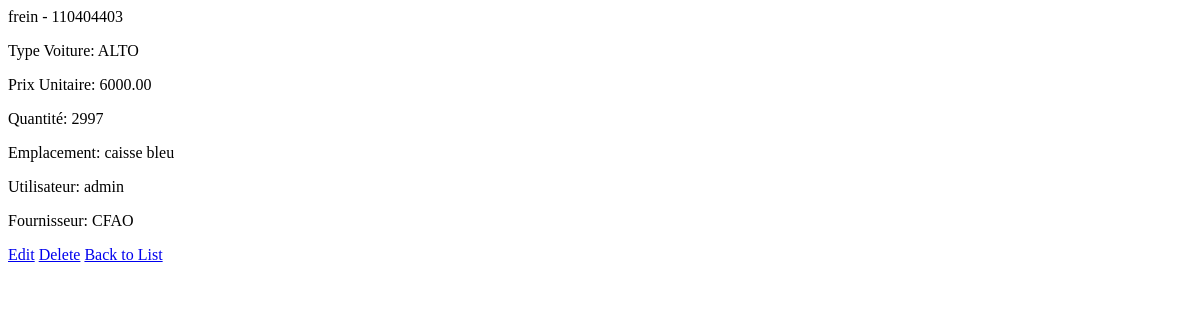
The page /stock/piece/1/ (signed in) on the database as committed earlier.
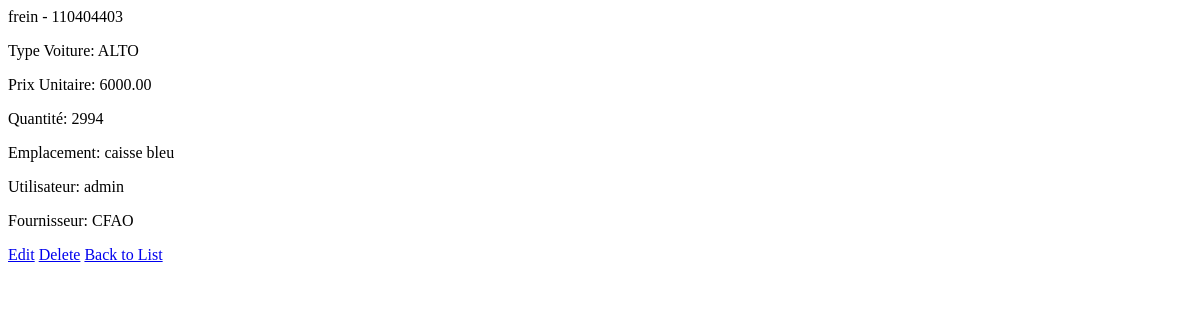
The same page on the database as committed later.
### stock/models.py (models this page shows, shortened)
class Piece(models.Model):
    type_voiture = models.ForeignKey(Categorie, on_delete=models.CASCADE)
    numero_piece = models.CharField(max_length=100)
    designation = models.CharField(max_length=255)
    prix_unitaire = models.DecimalField(max_digits=10, decimal_places=2)
    quantite = models.PositiveIntegerField()
    emplacement = models.CharField(max_length=255)
    utilisateur = models.ForeignKey(User, on_delete=models.SET_NULL, null=True)
    fournisseur = models.ForeignKey(Fournisseur, on_delete=models.SET_NULL, null=True)

class Categorie(models.Model):
    type_voiture = models.CharField(max_length=100)
    numero = models.CharField(max_length=100, unique=True)

class Fournisseur(models.Model):
    nom = models.CharField(max_length=255)
    contact = models.CharField(max_length=255, blank=True)

### stock/views.py (the view)
# urls.py: path('piece/<int:pk>/',piece_detail, name='piece_detail'),
@user_passes_test(is_admin_magasin)
def piece_detail(request, pk):
    piece = get_object_or_404(Piece, pk=pk)
    return render(request, 'piece_detail.html', {'piece': piece})

### stock/views.py (called while the page is built)
def is_admin_magasin(user):
    return user.groups.filter(name='AdminMagasin').exists()

### stock/templates/piece_detail.html
<p>{{ piece.designation }} - {{ piece.numero_piece }}</p>
<p>Type Voiture: {{ piece.type_voiture.type_voiture }}</p>
<p>Prix Unitaire: {{ piece.prix_unitaire }}</p>
<p>Quantité: {{ piece.quantite }}</p>
<p>Emplacement: {{ piece.emplacement }}</p>
<p>Utilisateur: {{ piece.utilisateur.username }}</p>
<p>Fournisseur: {{ piece.fournisseur.nom }}</p>
<a href="{% url 'piece_update' piece.pk %}">Edit</a>
<a href="{% url 'piece_delete' piece.pk %}">Delete</a>
<a href="{% url 'piece_list' %}">Back to List</a>

Rows that differ between the two databases and show on the page:
changed Piece "frein": quantite "2997" → "2994"
